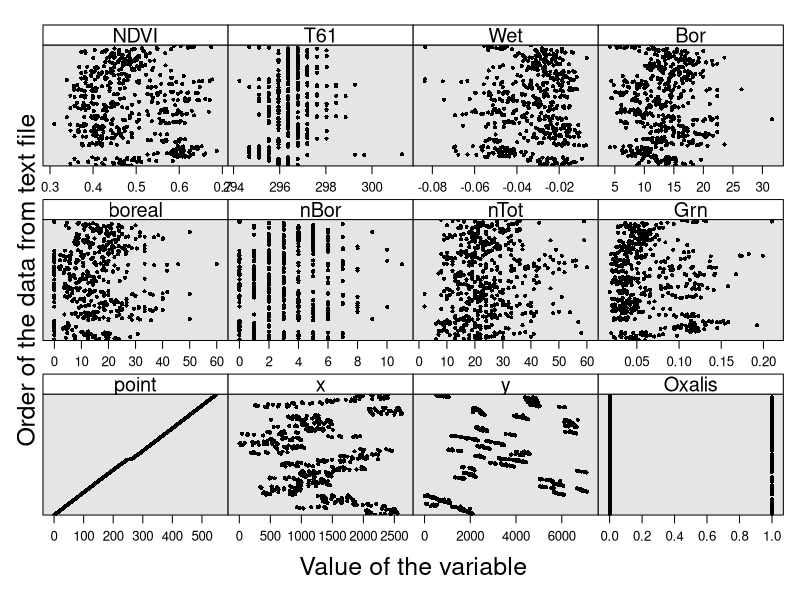

Recreate this plot in R.
# setwd("//media//kswada//MyFiles//R//boreality")
setwd("//media//kswada//MyFiles//R//Generalized_linear_model_and_heterogeneity//boreality")

packages <- c("dplyr", "lattice")
purrr::walk(packages, library, character.only = TRUE, warn.conflicts = FALSE)



# ------------------------------------------------------------------------------
# data:  boreality
# ------------------------------------------------------------------------------

Boreality <- read.table(file = "Boreality.txt", header = TRUE)


str(Boreality)


dim(Boreality)


car::some(Boreality)



# ----------
# Boreality was transformed using the following transformation (See Cressie (p.395, 1993))
# nBor:  the number of species that belong to breal coenosis species
# nTot:  number of all species at the site
Boreality$Bor <- sqrt(1000 * (Boreality$nBor + 1) / (Boreality$nTot))




# ------------------------------------------------------------------------------
# Data exploration:  multi-panel Cleveland dotplot
# ------------------------------------------------------------------------------

Mydotplot <- function(DataSelected){
  
  P <- dotplot(as.matrix(as.matrix(DataSelected)), groups=FALSE,
               strip = strip.custom(bg = 'white', par.strip.text = list(cex = 1.2)),
               scales = list(x = list(relation = "free", draw = TRUE), y = list(relation = "free", draw = FALSE)),
               col=1, cex  = 0.5, pch = 16,
               xlab = list(label = "Value of the variable", cex = 1.5),
               ylab = list(label = "Order of the data from text file", cex = 1.5))
  
  print(P)  
}


# ----------
graphics.off()

MyVar1 <- names(Boreality)


# Shown in scaled values
Mydotplot(Boreality[,MyVar1])
